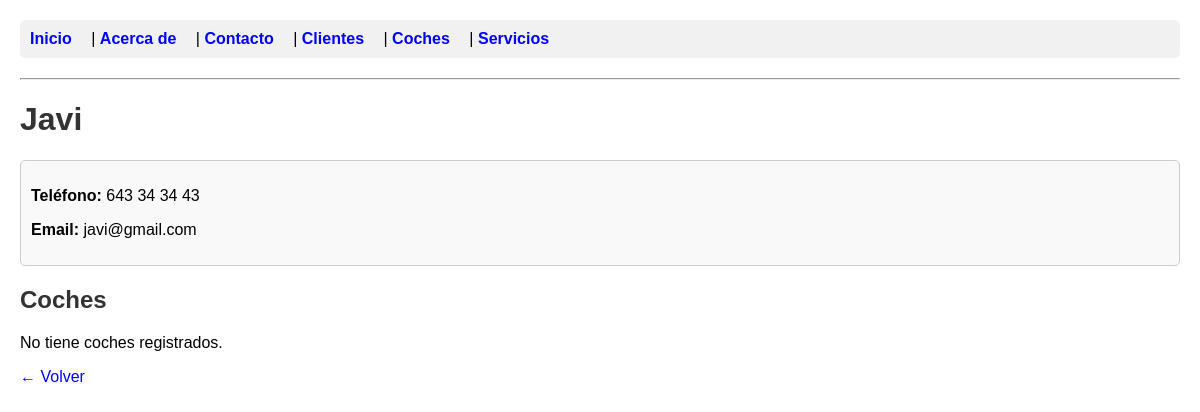
/clientes/1/, run on an earlier commit of the app's database.
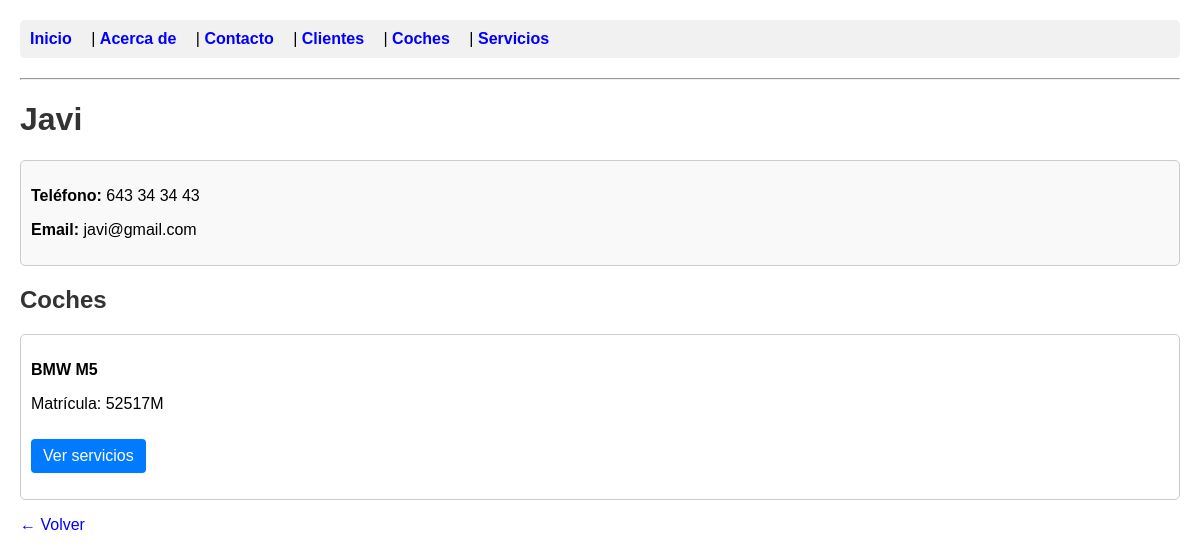
And on a later commit of the database.
### app_gestion_coches/models.py (models this page shows, shortened)
class Coche(models.Model):
    cliente = models.ForeignKey(Cliente, on_delete=models.CASCADE)
    marca = models.CharField(max_length=50)
    modelo = models.CharField(max_length=50)
    matricula = models.CharField(max_length=10, unique=True)

### app_gestion_coches/views.py (the view)
# urls.py: path('clientes/<int:cliente_id>/', detalle_cliente, name='detalle_cliente'),
def detalle_cliente(request, cliente_id):
    try:
        cliente = Cliente.objects.get(id=cliente_id)
        coches = Coche.objects.filter(cliente=cliente)
        context = {
            'cliente': cliente,
            'coches': coches
        }
        return render(request, 'app_gestion_coches/detalle_cliente.html', context)
    except Cliente.DoesNotExist:
        return JsonResponse({"error": "Cliente no encontrado"}, status=404)

### templates/app_gestion_coches/detalle_cliente.html (shortened to what this page needs)
{% extends 'app_gestion_coches/base.html' %}
{% block contenido %}
    <h1>{{ cliente.nombre }}</h1>
    <div class="item-list" style="background-color: #f9f9f9;">
        <p><strong>Teléfono:</strong> {{ cliente.telefono }}</p>
        <p><strong>Email:</strong> {{ cliente.email }}</p>
    </div>
    <h2>Coches</h2>
    {% if coches %}
        {% for coche in coches %}
        <div class="item-list">
            <p><strong>{{ coche.marca }} {{ coche.modelo }}</strong></p>
            <p>Matrícula: {{ coche.matricula }}</p>
            <p><a href="{% url 'buscar_servicios_de_coche' coche.id %}" class="btn">Ver servicios</a></p>
        </div>
        {% endfor %}
    {% else %}
        <p>No tiene coches registrados.</p>
    {% endif %}
    <p><a href="{% url 'lista_clientes' %}">← Volver</a></p>
{% endblock %}

What changed in the data, as far as the page shows it:
added Coche: marca "BMW", modelo "M5", matricula "52517M"
Also different on the page:
text no longer shown: "No tiene coches registrados."
